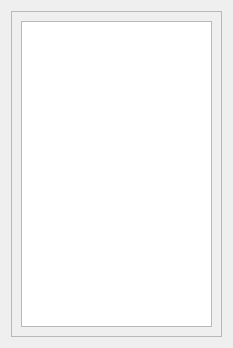
<?xml version="1.0" encoding="UTF-8"?>
<ui version="4.0">
 <class>importFeatureSelector</class>
 <widget class="QDialog" name="importFeatureSelector">
  <property name="geometry">
   <rect>
    <x>0</x>
    <y>0</y>
    <width>233</width>
    <height>348</height>
   </rect>
  </property>
  <property name="windowFlags">
   <set>Qt::WindowStaysOnTopHint</set>
  </property>
  <property name="windowTitle">
   <string>Couche source</string>
  </property>
  <property name="inputMethodHints">
   <set>Qt::ImhExclusiveInputMask</set>
  </property>
  <layout class="QVBoxLayout" name="verticalLayout">
   <item>
    <widget class="QScrollArea" name="scrollArea">
     <property name="widgetResizable">
      <bool>true</bool>
     </property>
     <widget class="QWidget" name="scrollAreaWidgetContents">
      <property name="geometry">
       <rect>
        <x>0</x>
        <y>0</y>
        <width>213</width>
        <height>328</height>
       </rect>
      </property>
      <layout class="QVBoxLayout" name="verticalLayout_2">
       <item>
        <widget class="QListWidget" name="listWidget"/>
       </item>
      </layout>
     </widget>
    </widget>
   </item>
  </layout>
 </widget>
 <resources/>
 <connections/>
</ui>
